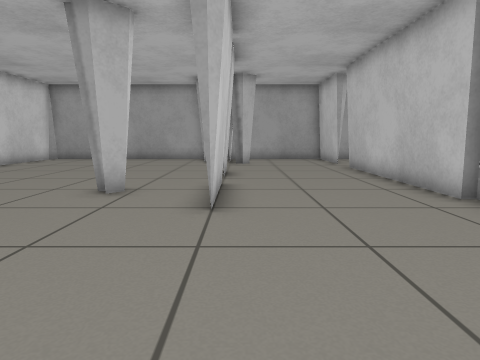
view 1 (above)

12 first-person views from a walk through a Gazebo world. The camera is 0.64 m above the floor, tilts 8° down and sees 75° across. The floor is counted in squares, 0.5 m on a side. Each view is taken from the middle of a square. On the plan, view 1 faces up. The plan holds only what a view shows up to about 14 squares ahead; the rest is blank.

view 2
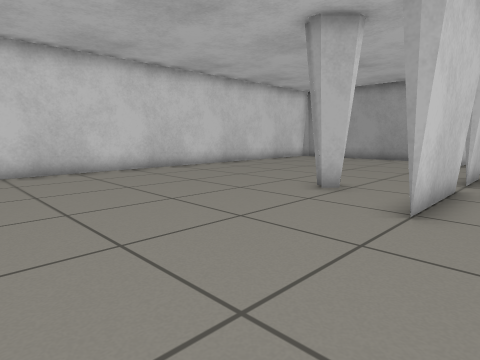

view 3
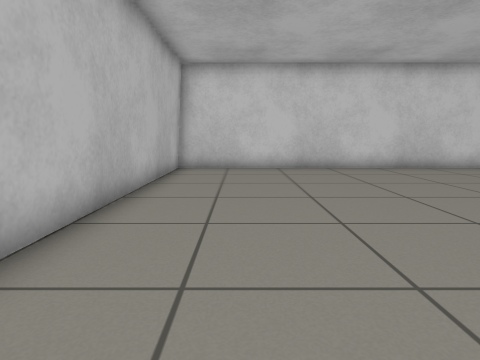

view 4
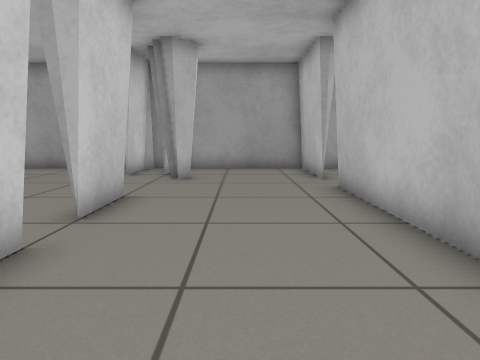

view 5
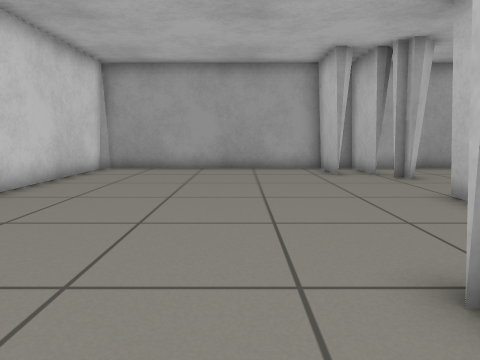

view 6
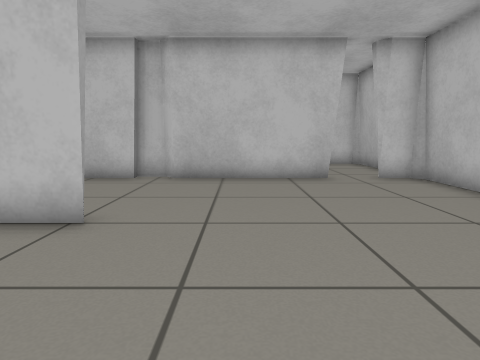

view 7
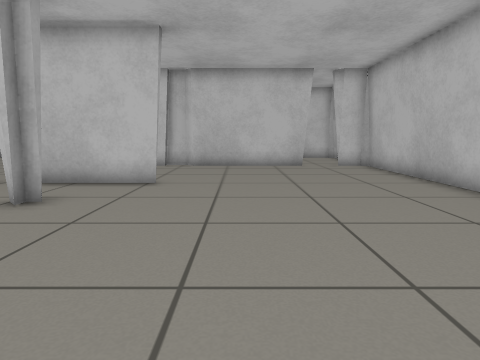

view 8
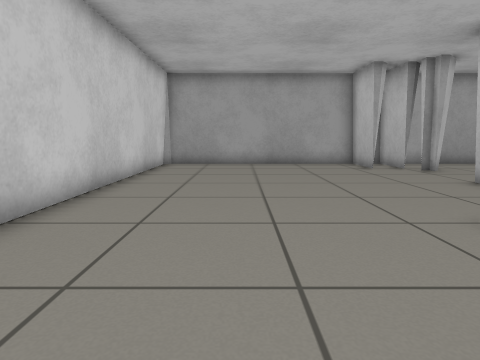

view 9
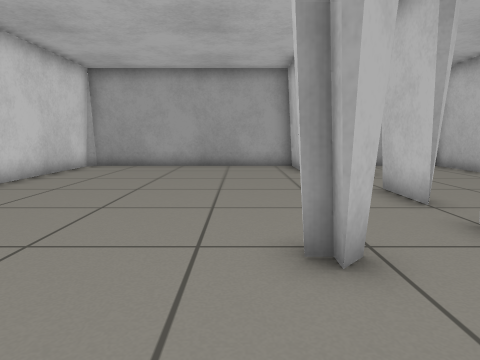

view 10
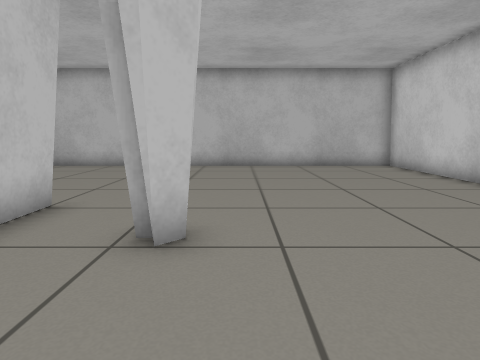

view 11
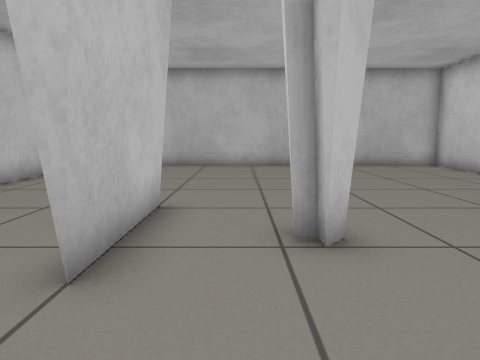

view 12
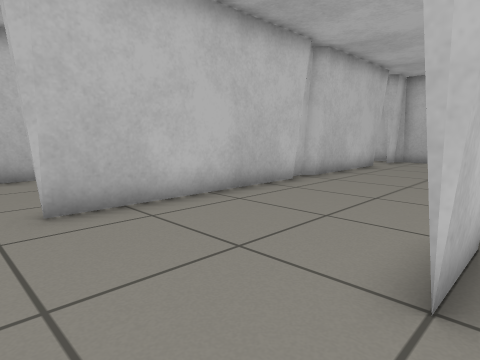

### Floor plan
Points are (right, up) in squares from view 1. A wall is a line through its corners. A room is listed if a view was taken in it or the views show most of it. See-through windows are left out.
Room 1 (views 1, 2, 3, 4, 5, 6, 7, 8, 9, 10, 11, 12)
walls: (-2.9, 7.1) (-3.5, 7.1) (-2.9, 7.7) (-2.9, 7.3) (-2.4, 7.3) (-3.1, 6.6) (-3.1, 7.3); (-0.4, 8.8) (-0.4, 5.3) (-0.6, 5) (-0.6, 8.5); (-0.4, 11.8) (-0.4, 9.7) (-0.6, 9.4) (-0.6, 11.6); (-1.9, 15.1) (-1.9, 17.4) (-10.4, 17.4) (-10.4, -2.4) (4.2, -2.4) (4.3, -2.3) (4.3, -1.2); (0.7, 14.8) (0, 14.1) (0, 14.6) (-0.5, 14.6); (-1.6, 17.3) (-1.6, 15.2); (4.3, 0) (4.3, 5) (4.7, 5.4) (4.7, 6.2) (4.3, 6.2) (4.3, 12.9); (4.3, 14.1) (4.3, 17.4) (0, 17.4)

Where each view was taken, in squares from view 1:
view 1: 0 up, 0 right, facing up
view 2: 0 up, 1 right, facing up-left
view 3: 0 up, 2 right, facing left
view 4: 5 up, 2 right, facing up
view 5: 5 up, 5 left, facing up
view 6: 3 up, 5 left, facing right
view 7: 3 up, 9 left, facing right
view 8: 3 up, 7 left, facing up
view 9: 4 up, 4 left, facing up
view 10: 11 up, 4 left, facing down
view 11: 11 up, 2 left, facing down
view 12: 14 up, 1 left, facing down-right
